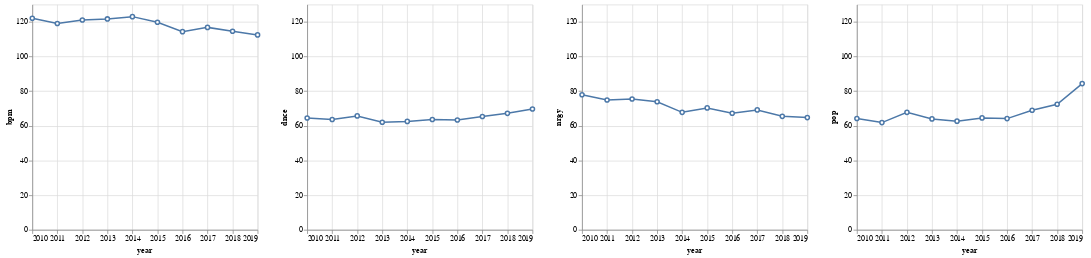

Notebook code for this chart:
### Code cell
bpm = alt.Chart(song_stat_pivot).mark_line(point=alt.OverlayMarkDef(filled=False, fill="white")).encode(
    x=alt.X('year', axis=alt.Axis(format='')),
    y= alt.Y('bpm', scale=alt.Scale(domain=[0, 130])),
    tooltip=['year', 'bpm']
)
                                           
dnce = alt.Chart(song_stat_pivot).mark_line(point=alt.OverlayMarkDef(filled=False, fill="white")).encode(
    x=alt.X('year', axis=alt.Axis(format='')),
    y= alt.Y('dnce', scale=alt.Scale(domain=[0, 130])),
    tooltip=['year', 'dnce']
)

nrgy = alt.Chart(song_stat_pivot).mark_line(point=alt.OverlayMarkDef(filled=False, fill="white")).encode(
    x=alt.X('year', axis=alt.Axis(format='')),
    y= alt.Y('nrgy', scale=alt.Scale(domain=[0, 130])),
    tooltip=['year', 'nrgy']
)

pop = alt.Chart(song_stat_pivot).mark_line(point=alt.OverlayMarkDef(filled=False, fill="white")).encode(
    x=alt.X('year', axis=alt.Axis(format='')),
    y= alt.Y('pop', scale=alt.Scale(domain=[0, 130])),
    tooltip=['year', 'pop']
)

bpm.save('bpm.html')
dnce.save('dnce.html')
nrgy.save('nrgy.html')
pop.save('pop.html')

bpm | dnce | nrgy | pop

### Figure 1 — Vega-Lite specification as saved in the notebook (floating-point values rounded to 4 significant figures)
{"config": {"view": {"continuousWidth": 300, "continuousHeight": 300}}, "hconcat": [{"mark": {"type": "line", "point": {"fill": "white", "filled": false}}, "encoding": {"tooltip": [{"field": "year", "type": "quantitative"}, {"field": "bpm", "type": "quantitative"}], "x": {"axis": {"format": ""}, "field": "year", "type": "quantitative"}, "y": {"field": "bpm", "scale": {"domain": [0, 130]}, "type": "quantitative"}}}, {"mark": {"type": "line", "point": {"fill": "white", "filled": false}}, "encoding": {"tooltip": [{"field": "year", "type": "quantitative"}, {"field": "dnce", "type": "quantitative"}], "x": {"axis": {"format": ""}, "field": "year", "type": "quantitative"}, "y": {"field": "dnce", "scale": {"domain": [0, 130]}, "type": "quantitative"}}}, {"mark": {"type": "line", "point": {"fill": "white", "filled": false}}, "encoding": {"tooltip": [{"field": "year", "type": "quantitative"}, {"field": "nrgy", "type": "quantitative"}], "x": {"axis": {"format": ""}, "field": "year", "type": "quantitative"}, "y": {"field": "nrgy", "scale": {"domain": [0, 130]}, "type": "quantitative"}}}, {"mark": {"type": "line", "point": {"fill": "white", "filled": false}}, "encoding": {"tooltip": [{"field": "year", "type": "quantitative"}, {"field": "pop", "type": "quantitative"}], "x": {"axis": {"format": ""}, "field": "year", "type": "quantitative"}, "y": {"field": "pop", "scale": {"domain": [0, 130]}, "type": "quantitative"}}}], "data": {"name": "data-b88c3677b043fe60c742de08ab296556"}, "$schema": "https://vega.github.io/schema/vega-lite/v5.16.3.json", "datasets": {"data-b88c3677b043fe60c742de08ab296556": [{"year": 2010, "acous": 11.63, "bpm": 122.1, "dB": -4.902, "dnce": 64.53, "dur": 229.8, "live": 21.18, "nrgy": 77.9, "pop": 64.25, "spch": 8.882, "val": 57.0}, {"year": 2011, "acous": 13.34, "bpm": 119.1, "dB": -5.019, "dnce": 63.64, "dur": 242.6, "live": 20.94, "nrgy": 74.89, "pop": 61.87, "spch": 9.66, "val": 53.7}, {"year": 2012, "acous": 4.857, "bpm": 121.1, "dB": -4.857, "dnce": 65.71, "dur": 224.4, "live": 15.83, "nrgy": 75.49, "pop": 67.77, "spch": 5.8, "val": 64.17}, {"year": 2013, "acous": 10.32, "bpm": 121.7, "dB": -5.141, "dnce": 62.04, "dur": 234.5, "live": 19.72, "nrgy": 73.87, "pop": 63.99, "spch": 8.31, "val": 53.18}, {"year": 2014, "acous": 17.55, "bpm": 123.0, "dB": -5.776, "dnce": 62.53, "dur": 224.2, "live": 17.29, "nrgy": 67.78, "pop": 62.71, "spch": 8.672, "val": 52.09}, {"year": 2015, "acous": 16.6, "bpm": 119.8, "dB": -5.621, "dnce": 63.66, "dur": 223.4, "live": 18.31, "nrgy": 70.34, "pop": 64.57, "spch": 7.053, "val": 52.53}, {"year": 2016, "acous": 15.88, "bpm": 114.3, "dB": -6.713, "dnce": 63.33, "dur": 220.2, "live": 17.74, "nrgy": 67.24, "pop": 64.16, "spch": 8.363, "val": 45.15}, {"year": 2017, "acous": 16.6, "bpm": 116.8, "dB": -5.615, "dnce": 65.37, "dur": 222.2, "live": 15.37, "nrgy": 69.17, "pop": 69.02, "spch": 9.785, "val": 52.28}, {"year": 2018, "acous": 12.78, "bpm": 114.6, "dB": -5.672, "dnce": 67.2, "dur": 217.2, "live": 14.75, "nrgy": 65.47, "pop": 72.44, "spch": 8.625, "val": 48.77}, {"year": 2019, "acous": 21.74, "bpm": 112.5, "dB": -5.774, "dnce": 69.71, "dur": 200.6, "live": 15.16, "nrgy": 64.74, "pop": 84.35, "spch": 8.129, "val": 50.81}]}}
